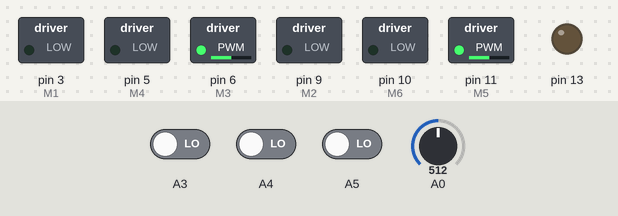
This sketch was run on a simulated Arduino Uno, built with avr-gcc and run on an emulated ATmega328P. Parts: switched loads named in the sketch (green lamp = pin HIGH), output pins drawn as LEDs (lit = HIGH). Dashed ring = blinking. Inputs (shaded band) come from the test bench; at power-on: A0 = 512, A3 LOW, A4 LOW, A5 LOW.

Above: at 0.76 s.
1.3 s: A0 set to 5
At 1.98 s:
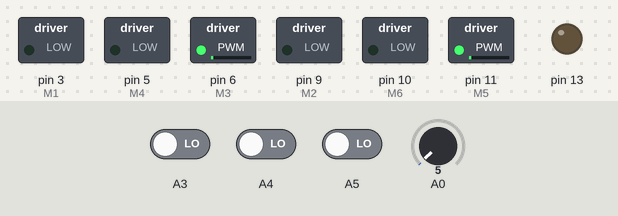
4.3 s: A0 set to 2
At 5.5 s:
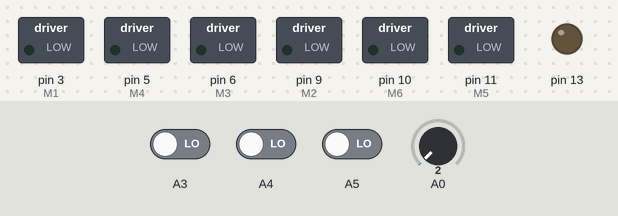
5.9 s: A0 set to 122
At 6.14 s:
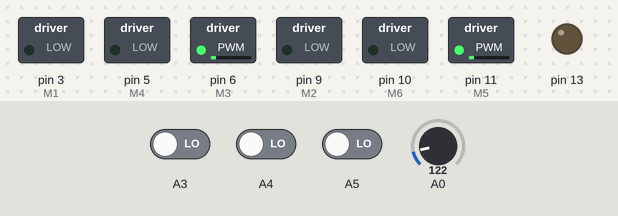
8.9 s: A0 set to 306
11.9 s: A0 set to 716
14.9 s: A0 set to 0
At 15.3 s:
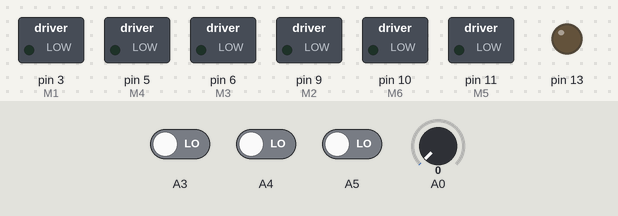
Timing chart, 0 to 17.4 s (numbered marks = the images above; inputs shaded):
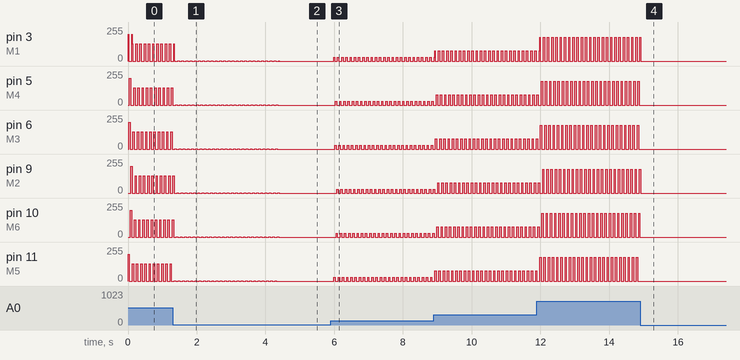

The sketch:

RTDS_motor_controller.ino
```cpp
#define DELAY 20
#define DEAD 100
byte duty = 200;

void setup() {
  // put your setup code here, to run once:
  Serial.begin(9600);
  pinMode(3,OUTPUT); //M1
  pinMode(5,OUTPUT); //M4
  pinMode(6,OUTPUT); //M3
  pinMode(9,OUTPUT); //M2
  pinMode(10,OUTPUT);//M6
  pinMode(11,OUTPUT);//M5
  pinMode(13,OUTPUT);
  pinMode(A3,INPUT);
  pinMode(A4,INPUT);
  pinMode(A5,INPUT);
  pinMode(A0,INPUT);
  pinMode(13,OUTPUT);
}

void rpm()
{
  analogWrite(5,0);
  delayMicroseconds(DEAD);
  analogWrite(3,duty);
}

void rnm()
{
  analogWrite(3,0);
  delayMicroseconds(DEAD);
  analogWrite(5,duty);
}

void rzm()
{
  delayMicroseconds(DEAD);
  analogWrite(3,0);
  analogWrite(5,0);
}

void ypm()
{
  analogWrite(9,0);
  delayMicroseconds(DEAD);
  analogWrite(6,duty);
}

void ynm()
{
  analogWrite(6,0);
  delayMicroseconds(DEAD);
  analogWrite(9,duty);
}

void yzm()
{
  delayMicroseconds(DEAD);
  analogWrite(9,0);
  analogWrite(6,0);
}

void bpm()
{
  analogWrite(11,0);
  delayMicroseconds(DEAD);
  analogWrite(10,duty);
}

void bnm()
{
  analogWrite(10,0);
  delayMicroseconds(DEAD);
  analogWrite(11,duty);
}

void bzm()
{
  delayMicroseconds(DEAD);
  analogWrite(10,0);
  analogWrite(11,0);
}

void a30()
{
  yzm();
  bnm();
  rpm();
}

void a90()
{
  rzm();
  bnm();
  ypm();
}

void a150()
{
  bzm();
  rnm();
  ypm();
}

void a210()
{
  yzm();
  rnm();
  bpm();
}

void a270()
{
  rzm();
  ynm();
  bpm();
}

void a330()
{
  bzm();
  ynm();
  rpm();
}

bool a3,a4,a5;
int a0;

void loop() {

  a30();
  delay(DELAY);
  a90();
  delay(DELAY);
  a150();
  delay(DELAY);
  a210();
  delay(DELAY);
  a270();
  delay(DELAY);
  a330();
  delay(DELAY);

  a3 = digitalRead(A3);
  a4 = digitalRead(A4);
  a5 = digitalRead(A5);
  a0 = analogRead(A0);
  duty = a0/4;
 /* if(a3 == 1 && a4 == 0 && a5 == 0)
  {
    a210();
//    Serial.print("30 : ");
  }
 else if(a3 == 1 && a4 == 1 && a5 == 0)
  {
    a150();
//    Serial.print("90 : ");
  }
  else if(a3 == 0 && a4 == 1 && a5 == 0)
  {
    a90();
//    Serial.print("150 : ");
  }
  else if(a3 == 0 && a4 == 1 && a5 == 1)
  {
    a30();
//    Serial.print("210 : ");
  }
  else if(a3 == 0 && a4 == 0 && a5 == 1)
  {
    a330();
//    Serial.print("270 : ");
  }
  else if(a3 == 1 && a4 == 0 && a5 == 1)
  {
    a270();
//    Serial.print("330 : ");
  }
//  Serial.print(a3);
//  Serial.print(" , ");
//  Serial.print(a4);
//  Serial.print(" , ");
    Serial.println(a5);*/
}
```

Measured:
- the behaviour switches between 4 and 3 on A0 (found by bisection; images 1 and 2)
- after the input at 4.3 s, pin 3 (M1), pin 5 (M4), pin 9 (M2), pin 10 (M6): goes on until 4.4 s, then stays 0/255; pin 6 (M3), pin 11 (M5): goes on until 4.3 s, then stays 0/255
- after the input at 5.9 s, pin 3 (M1): alternates 30/255 for 0.04 s and 0/255 for 0.08 s, starting after 0.09 s; pin 5 (M4): alternates 30/255 for 0.04 s and 0/255 for 0.08 s, starting after 0.13 s
- after the input at 14.9 s, pin 3 (M1), pin 9 (M2): goes on until 14.9 s, then stays 0/255; pin 5 (M4), pin 6 (M3), pin 10 (M6), pin 11 (M5): stops changing and stays 0/255
- by itself, pin 3 (M1): repeats every 0.10 s: 1/255 0.02 s, 0/255 0.08 s
- by itself, pin 5 (M4), pin 6 (M3), pin 10 (M6), pin 11 (M5): alternates 1/255 for 0.04 s and 0/255 for 0.08 s
- by itself, pin 9 (M2): repeats every 0.12 s: 0/255 0.08 s, 1/255 0.04 s
